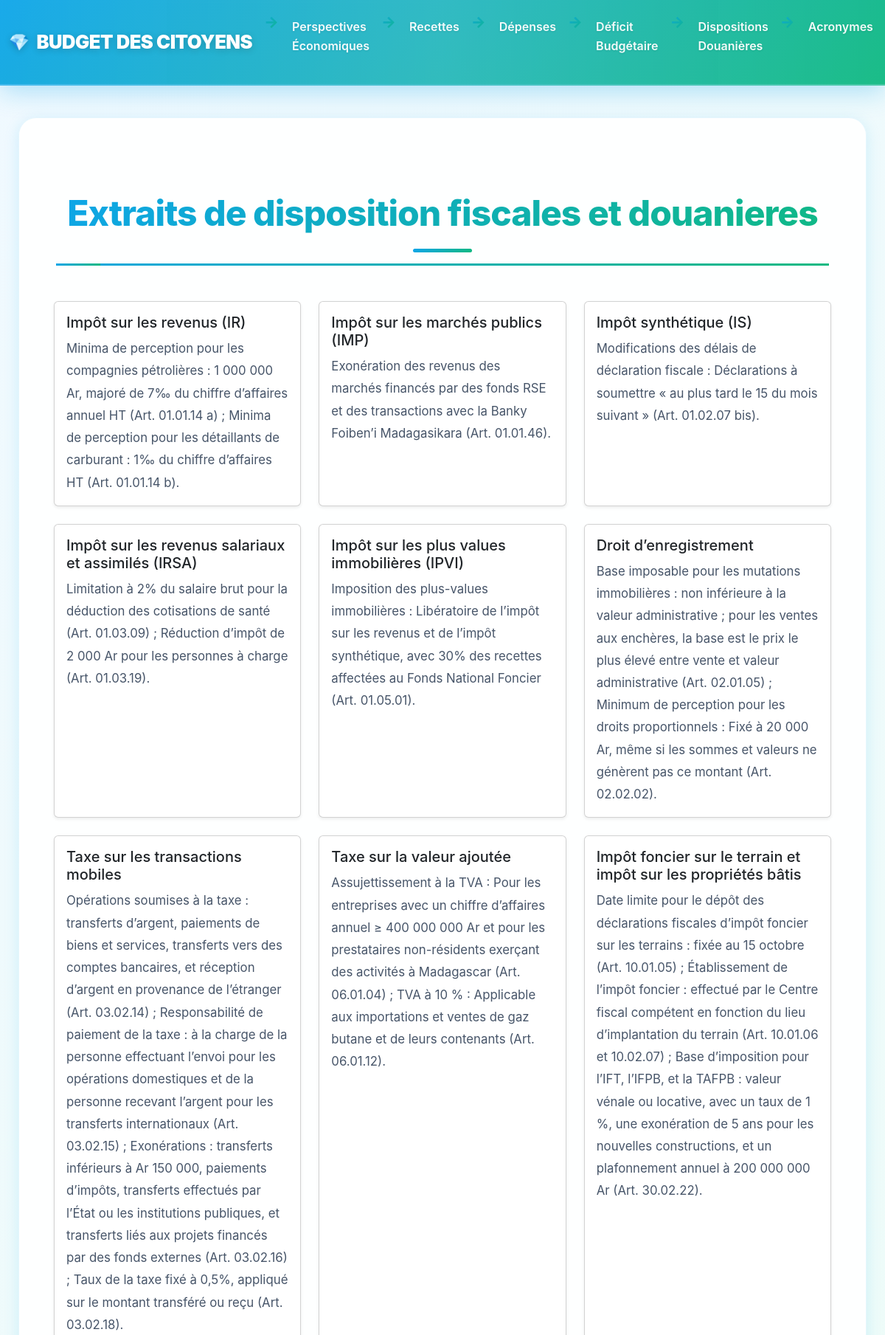
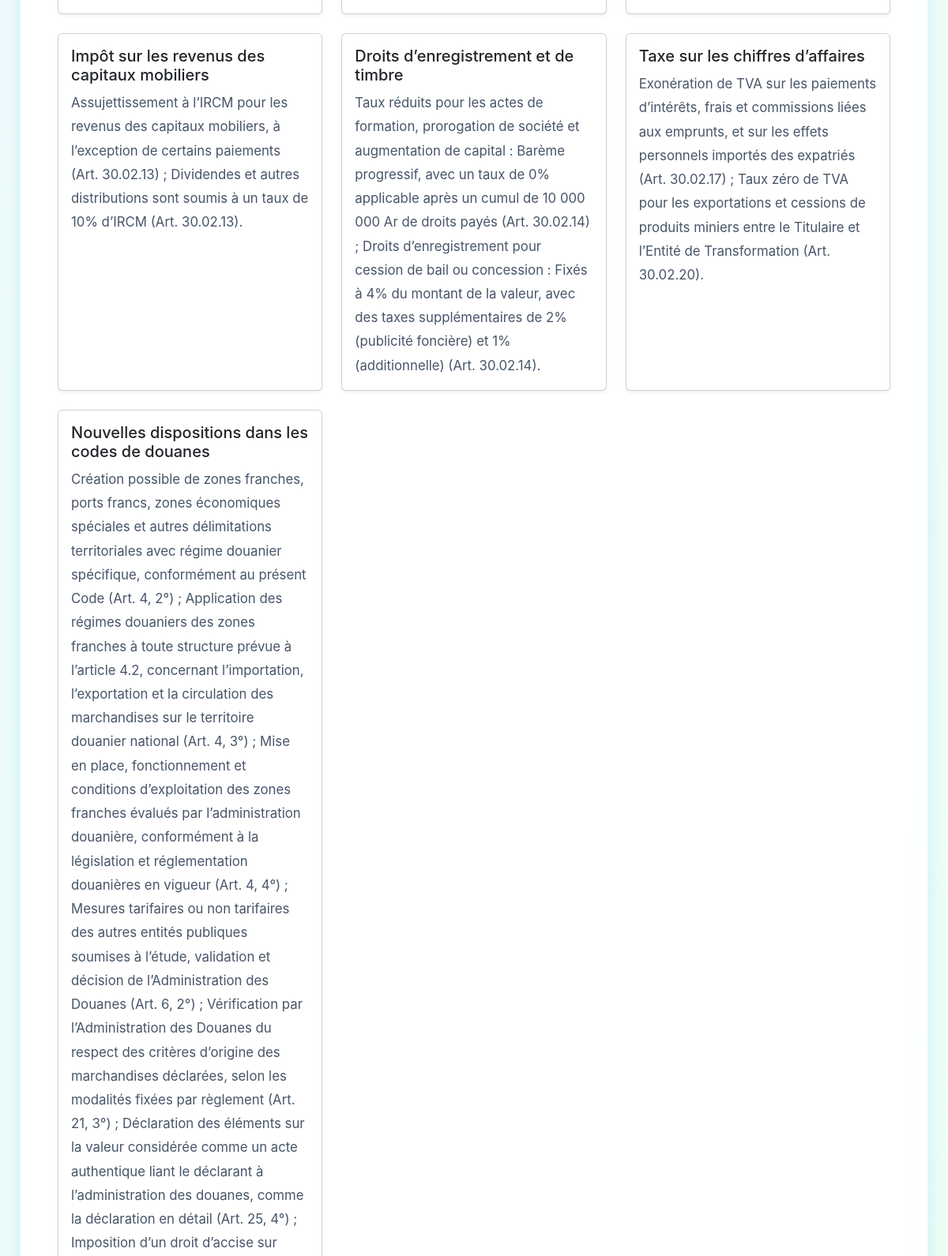
The app's page /pages/Disp_douan.php (upper part) with its own data (2 pictures, top to bottom).
### tables this page shows
CREATE TABLE DispositionsFiscales (
    id INT PRIMARY KEY AUTO_INCREMENT,
    type_impot VARCHAR(200),
    description TEXT
);

### inc/connexion.php (called while the page is built, shortened)
<?php
function dbconnect(){
  static $connect = null;
  if($connect === null){
      $connect = mysqli_connect('localhost','root','','Budget_citoyens');
      mysqli_set_charset($connect,'utf8mb4');
  }
  return $connect;
}
?>

### inc/functions.php (called while the page is built, shortened)
<?php
    include("connexion.php");
    function get_all_disp_douan()
    {
        $requete = "SELECT * FROM DispositionsFiscales";
        $result = mysqli_query(dbconnect(),$requete);
        $result_array = [];
        if ($result) {
            while ($row = mysqli_fetch_assoc($result)) {
                $result_array[] = $row;
            }
        } else {
            echo "Error: " . mysqli_error(dbconnect());
        }
        return $result_array;
    }
?>

### pages/Disp_douan.php (the view)
<?php
include('../inc/header.php');
$gloss = get_all_disp_douan();
?>
<div class="container mt-5">
    <h2 class="mb-4 text-center titre">Extraits de disposition fiscales et douanieres</h2>
    <div class="row row-cols-1 row-cols-md-2 row-cols-lg-3 g-4">
        <?php foreach ($gloss as $a) { ?>
            <div class="col">
                <div class="card h-100 shadow-sm">
                    <div class="card-body">
                        <h5 class="card-title"><?= htmlspecialchars($a['type_impot']); ?></h5>
                        <p class="card-text"><?= htmlspecialchars($a['description']); ?></p>
                    </div>
                </div>
            </div>
        <?php } ?>
    </div>
</div>
</body>
</html>

### records on screen
dispositionsfiscales: type_impot "Impôt sur les revenus (IR)", description "Minima de perception pour les compagnies pétrolières : 1 000 000 Ar, majoré de 7‰ du chiffre d’affaires annuel HT (Art. 01.01.14 a) ; Minima de perception pour les détaillants de carburant : 1‰ du chiffre d’affaires HT (Art. 01.01.14 b)."
dispositionsfiscales: type_impot "Impôt sur les marchés publics (IMP)", description "Exonération des revenus des marchés financés par des fonds RSE et des transactions avec la Banky Foiben’i Madagasikara (Art. 01.01.46)."
dispositionsfiscales: type_impot "Impôt synthétique (IS)", description "Modifications des délais de déclaration fiscale : Déclarations à soumettre « au plus tard le 15 du mois suivant » (Art. 01.02.07 bis)."
dispositionsfiscales: type_impot "Impôt sur les revenus salariaux et assimilés (IRSA)", description "Limitation à 2% du salaire brut pour la déduction des cotisations de santé (Art. 01.03.09) ; Réduction d’impôt de 2 000 Ar pour les personnes à charge (Art. 01.03.19)."
dispositionsfiscales: type_impot "Impôt sur les plus values immobilières (IPVI)", description "Imposition des plus-values immobilières : Libératoire de l’impôt sur les revenus et de l’impôt synthétique, avec 30% des recettes affectées au Fonds National Foncier (Art. 01.05.01)."
dispositionsfiscales: type_impot "Droit d’enregistrement", description "Base imposable pour les mutations immobilières : non inférieure à la valeur administrative ; pour les ventes aux enchères, la base est le prix le plus élevé entre vente et valeur administrative (Art. 02.01.05) ; Minimum de perception pour les droits proportionnels : Fixé à 20 000 Ar, même si les sommes et valeurs ne génèrent pas ce montant (Art. 02.02.02)."
dispositionsfiscales: type_impot "Taxe sur les transactions mobiles", description "Opérations soumises à la taxe : transferts d’argent, paiements de biens et services, transferts vers des comptes bancaires, et réception d’argent en provenance de l’étranger (Art. 03.02.14) ; Responsabilité de paiement de la taxe : à la charge de la personne effectuant l’envoi pour les opérations domestiques et de la personne recevant l’argent pour les transferts internationaux (Art. 03.02.15) ; Exonérations : transferts inférieurs à Ar 150 000, paiements d’impôts, transferts effectués par l’État ou les institutions publiques, et transferts liés aux projets financés par des fonds externes (Art. 03.02.16) ; Taux de la taxe fixé à 0,5%, appliqué sur le montant transféré ou reçu (Art.…"
dispositionsfiscales: type_impot "Taxe sur la valeur ajoutée", description "Assujettissement à la TVA : Pour les entreprises avec un chiffre d’affaires annuel ≥ 400 000 000 Ar et pour les prestataires non-résidents exerçant des activités à Madagascar (Art. 06.01.04) ; TVA à 10 % : Applicable aux importations et ventes de gaz butane et de leurs contenants (Art. 06.01.12)."
dispositionsfiscales: type_impot "Impôt foncier sur le terrain et impôt sur les propriétés bâtis", description "Date limite pour le dépôt des déclarations fiscales d’impôt foncier sur les terrains : fixée au 15 octobre (Art. 10.01.05) ; Établissement de l’impôt foncier : effectué par le Centre fiscal compétent en fonction du lieu d’implantation du terrain (Art. 10.01.06 et 10.02.07) ; Base d’imposition pour l’IFT, l’IFPB, et la TAFPB : valeur vénale ou locative, avec un taux de 1 %, une exonération de 5 ans pour les nouvelles constructions, et un plafonnement annuel à 200 000 000 Ar (Art. 30.02.22)."
dispositionsfiscales: type_impot "Impôt sur les revenus des capitaux mobiliers", description "Assujettissement à l’IRCM pour les revenus des capitaux mobiliers, à l’exception de certains paiements (Art. 30.02.13) ; Dividendes et autres distributions sont soumis à un taux de 10% d’IRCM (Art. 30.02.13)."
dispositionsfiscales: type_impot "Droits d’enregistrement et de timbre", description "Taux réduits pour les actes de formation, prorogation de société et augmentation de capital : Barème progressif, avec un taux de 0% applicable après un cumul de 10 000 000 Ar de droits payés (Art. 30.02.14) ; Droits d’enregistrement pour cession de bail ou concession : Fixés à 4% du montant de la valeur, avec des taxes supplémentaires de 2% (publicité foncière) et 1% (additionnelle) (Art. 30.02.14)."
dispositionsfiscales: type_impot "Taxe sur les chiffres d’affaires", description "Exonération de TVA sur les paiements d’intérêts, frais et commissions liées aux emprunts, et sur les effets personnels importés des expatriés (Art. 30.02.17) ; Taux zéro de TVA pour les exportations et cessions de produits miniers entre le Titulaire et l’Entité de Transformation (Art. 30.02.20)."
dispositionsfiscales: type_impot "Nouvelles dispositions dans les codes de douanes"
